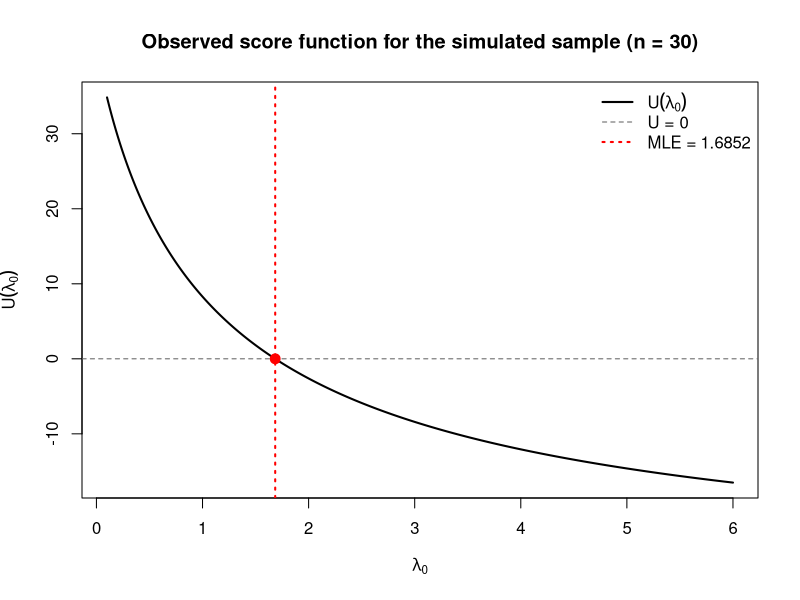

Write R code to recreate this figure.
# R-code to generate data for F79MA Assignment 1. This code MUST be 
# placed at the start of your own R-script. You must edit
# the argument to the set.seed( ) function to fit your own
# registration number
#
# Please also ensure you have created all required variables
# (Quantity1, Quantity2, Quantity3, Quantity4, Quantity5, Quantity6)
# and include code for all of your plots
#

set.seed(7830)

RNGkind(sample.kind = "Rejection")
lambda0 <- 2
lambda1 <- 3
lambda2 <- 4
#
simulate_YA_YB <- function(n){ # n is the sample size
  set.seed(7830) ## Change this number
  X0 <- rpois(n,lambda0)
  X1 <- rpois(n,lambda1)
  X2 <- rpois(n,lambda2)
  YA <- X0 + X1 # sample of tremor numbers in zone A
  YB <- X0 + X2 # sample of tremor numbers in zone B
  return(list(YA = YA,YB = YB))
}
#####################################################################
# Please insert your R code after this line
#####################################################################

#####################################################################
# Task 3 (theory, implemented numerically) - joint distribution of
# (Y^A, Y^B), log-likelihood and score function.
#
# For one day, Y^A = X0 + X1 and Y^B = X0 + X2, where X0, X1, X2 are
# independent Poisson(lambda0), Poisson(lambda1), Poisson(lambda2).
# The pair is NOT independent because both counts contain X0.  Writing
# a and b for the observed counts, k for the (unknown) value of X0, and
# noting X0 <= min(a, b) since X1 = a - k >= 0 and X2 = b - k >= 0:
#
#   p(a, b) = exp(-(l0 + l1 + l2)) * S(a, b)                        (1)
#   S(a, b) = sum_{k=0}^{min(a,b)} l0^k l1^(a-k) l2^(b-k) /
#                                  ( k! (a-k)! (b-k)! )
#
# which is the bivariate Poisson distribution (Holgate, 1964).
# For an i.i.d. sample of n days:
#
#   l(l0)  = -n (l0 + l1 + l2) + sum_i log S(yA_i, yB_i)            (2)
#   U(l0)  = dl/dl0 = -n + sum_i S(yA_i - 1, yB_i - 1)/S(yA_i,yB_i)  (3)
#          = -n + (1/l0) * sum_i E[ X0_i | yA_i, yB_i ]
#
# (3) is used because U(l0) = 0 is exactly the EM fixed point
# l0 = (1/n) sum_i E[X0_i | data].  Since d2l/dl0^2 < 0 the likelihood
# is strictly concave and U is strictly decreasing, so the root of U is
# the unique MLE.
#####################################################################

# log S(a, b), vectorised over a and b, evaluated with a log-sum-exp so
# that the factorials and powers never overflow or underflow.
logS <- function(a, b, l0, l1, l2) {
  n <- max(length(a), length(b))
  a <- rep_len(a, n)
  b <- rep_len(b, n)
  acc <- rep(-Inf, n)
  for (k in 0:max(pmin(a, b))) {
    ok <- k <= pmin(a, b)              # X0 = k is only possible if k <= min(a,b)
    if (!any(ok)) next
    lt <- rep(-Inf, n)
    lt[ok] <- k * log(l0) + (a[ok] - k) * log(l1) + (b[ok] - k) * log(l2) -
      lgamma(k + 1) - lgamma(a[ok] - k + 1) - lgamma(b[ok] - k + 1)
    m <- pmax(acc, lt)
    acc <- ifelse(is.finite(m), m + log(exp(acc - m) + exp(lt - m)), -Inf)
  }
  acc                                  # returns log S(a, b)
}

# log-likelihood (2) for a sample
loglik_l0 <- function(l0, yA, yB, l1, l2)
  -length(yA) * (l0 + l1 + l2) + sum(logS(yA, yB, l0, l1, l2))

# score function (3) for a sample
score_l0 <- function(l0, yA, yB, l1, l2) {
  pos <- yA >= 1 & yB >= 1             # terms with yA = 0 or yB = 0 contribute 0
  -length(yA) + sum(ifelse(pos, exp(logS(yA - 1, yB - 1, l0, l1, l2) -
                                      logS(yA, yB, l0, l1, l2)), 0))
}

#####################################################################
# Task 4 - plot the observed score function for one sample of n = 30
# and find the MLE of lambda0.  Store the MLE as Quantity1.
#####################################################################

n4 <- 30
sample4 <- simulate_YA_YB(n4)
YA4 <- sample4$YA
YB4 <- sample4$YB

cat("Task 4 - simulated sample of size 30\n")
cat("  yA:", YA4, "\n")
cat("  yB:", YB4, "\n")
cat("  mean(yA) =", mean(YA4), " (E[YA] =", lambda0 + lambda1, ")\n")
cat("  mean(yB) =", mean(YB4), " (E[YB] =", lambda0 + lambda2, ")\n\n")

# observed score function U(l0) evaluated over a grid of l0
lambda_grid <- seq(0.1, 6, by = 0.002)
score_grid <- vapply(lambda_grid, score_l0, 0,
                     yA = YA4, yB = YB4, l1 = lambda1, l2 = lambda2)

# MLE: the unique root of U(l0) = 0 (U is strictly decreasing)
Quantity1 <- uniroot(score_l0, interval = c(0.001, 100),
                     yA = YA4, yB = YB4, l1 = lambda1, l2 = lambda2,
                     tol = 1e-12)$root

# independent check: maximise the log-likelihood directly
mle_check <- optim(1, function(l) -loglik_l0(l, YA4, YB4, lambda1, lambda2),
                   method = "Brent", lower = 0.001, upper = 100)$par

# plot of the observed score function
png("task4_score.png", width = 1500, height = 950, res = 150)
plot(lambda_grid, score_grid, type = "l", lwd = 2,
     xlab = expression(lambda[0]),
     ylab = expression(U(lambda[0])),
     main = "Observed score function for the simulated sample (n = 30)")
abline(h = 0, col = "grey40", lty = 2)
abline(v = Quantity1, col = "red", lty = 3, lwd = 2)
points(Quantity1, 0, col = "red", pch = 19, cex = 1.3)
legend("topright", bty = "n", lty = c(1, 2, 3), lwd = c(2, 1, 2),
       col = c("black", "grey40", "red"),
       legend = c(expression(U(lambda[0])), "U = 0",
                  bquote("MLE =" ~ .(round(Quantity1, 4)))))
dev.off()

cat("  MLE of lambda0 (Quantity1)  =", Quantity1, "\n")
cat("  check by direct maximisation =", mle_check, "\n")
cat("  U(Quantity1)                 =",
    score_l0(Quantity1, YA4, YB4, lambda1, lambda2), "\n")
cat("  quantity T of Task 5/6       =",
    (mean(YA4) + mean(YB4) - lambda1 - lambda2) / 2, "\n")
